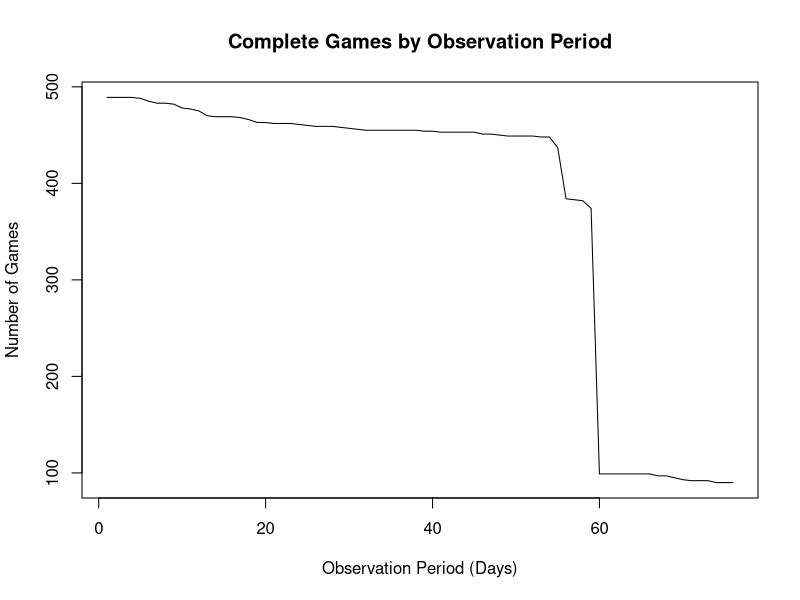
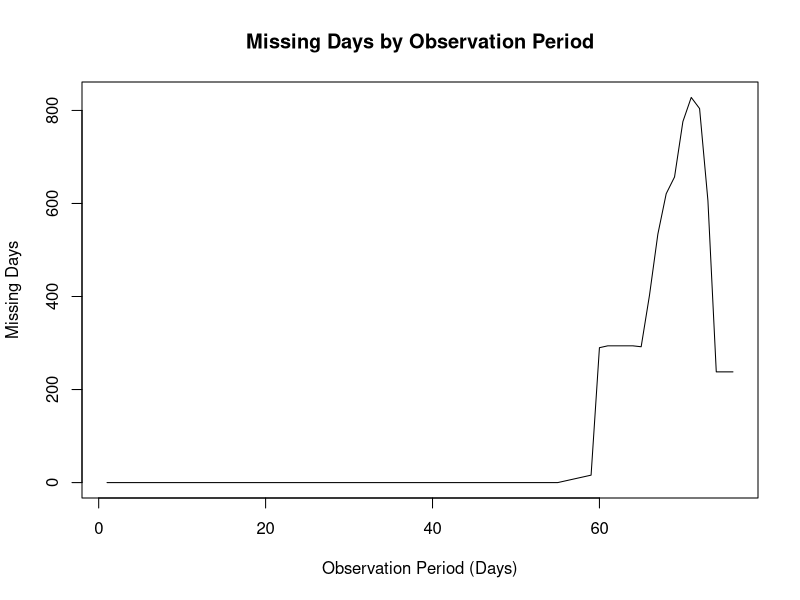

Recreate these plots in R, in order.
## ---- chunk 1
library(readr)
## ---- chunk 2
df_history <- read_csv("../data/processed/steamidx_player_history.csv")
## ---- chunk 3
str(df_history)
## ---- chunk 4
# Convert to dates
df_history$Date <- as.Date(
  df_history$observed_at,
  format = "%Y-%m-%d"
)

head(df_history)

## ---- chunk 5
# Group observation dates by AppID
dates_by_game <- split(
  df_history$Date,
  df_history$app_id
)

# Sort and remove duplicate
dates_by_game <- lapply(dates_by_game, function(x) {
  sort(unique(x))
})
## ---- chunk 6
# Check whether each game has gaps between observation dates
has_gap <- sapply(dates_by_game, function(x) {
  any(diff(x) > 1)
})

# Count games with non-consecutive observation dates
sum(has_gap)

# Count games with consecutive observation dates
sum(!has_gap)

# Identify AppIDs with non-consecutive observation dates
#gap_ids <- names(has_gap[has_gap])

## ---- chunk 7
# summary of the observation period for each game
period_summary <- data.frame(
  app_id = names(dates_by_game),

  # First observation date
  StartDate = as.Date(sapply(dates_by_game, min),
                      origin = "1970-01-01"),

  # Last observation date
  EndDate = as.Date(sapply(dates_by_game, max),
                    origin = "1970-01-01"),

  # Number of unique observed dates
  ObservedDays = lengths(dates_by_game)
)

# Calculate the total number of days between the first
# and last observation dates, inclusive
period_summary$TotalDays <- as.integer(
  period_summary$EndDate - period_summary$StartDate
) + 1

# Calculate the number of missing days within each observation period
period_summary$MissingDays <- 
  period_summary$TotalDays - period_summary$ObservedDays

# Check whether the observation period is continuous
period_summary$Continuous <- period_summary$MissingDays == 0

View(period_summary)
## ---- chunk 8
mean(period_summary$ObservedDays)
## ---- chunk 9
summary(period_summary$MissingDays)
## ---- chunk 10
end_date <- as.Date("2026-11-21")

# end time
end_dates <- sapply(dates_by_game, function(x) {
  as.character(max(x))
})

table(end_dates)

# game with diff end time
sum(end_dates != as.character(end_date))

# Retain only games whose last observation date matches the common end date
selected_games <- dates_by_game[
  end_dates == as.character(end_date)
]
## ---- chunk 11
period_result <- data.frame()

for (days in 1:76) {

  start_date <- end_date - (days - 1)

  expected_dates <- seq(
    start_date, end_date, by = "day"
  )

  # games observed before
  eligible_games <- Filter(function(x) {
    min(x) <= start_date
  }, selected_games)

  # missing days per game
  missing_days <- sapply(eligible_games, function(x) {
    sum(!expected_dates %in% x)
  })

  period_result <- rbind(
    period_result,
    data.frame(
      Days = days,
      StartDate = start_date,
      EndDate = end_date,
      Games = length(eligible_games),
      CompleteGames = sum(missing_days == 0),
      IncompleteGames = sum(missing_days > 0),
      MissingDays = sum(missing_days)
    )
  )
}
## ---- chunk 12
plot(
  period_result$Days,
  period_result$CompleteGames,
  type = "l",
  xlab = "Observation Period (Days)",
  ylab = "Number of Games",
  main = "Complete Games by Observation Period"
)

plot(
  period_result$Days,
  period_result$MissingDays,
  type = "l",
  xlab = "Observation Period (Days)",
  ylab = "Missing Days",
  main = "Missing Days by Observation Period"
)
